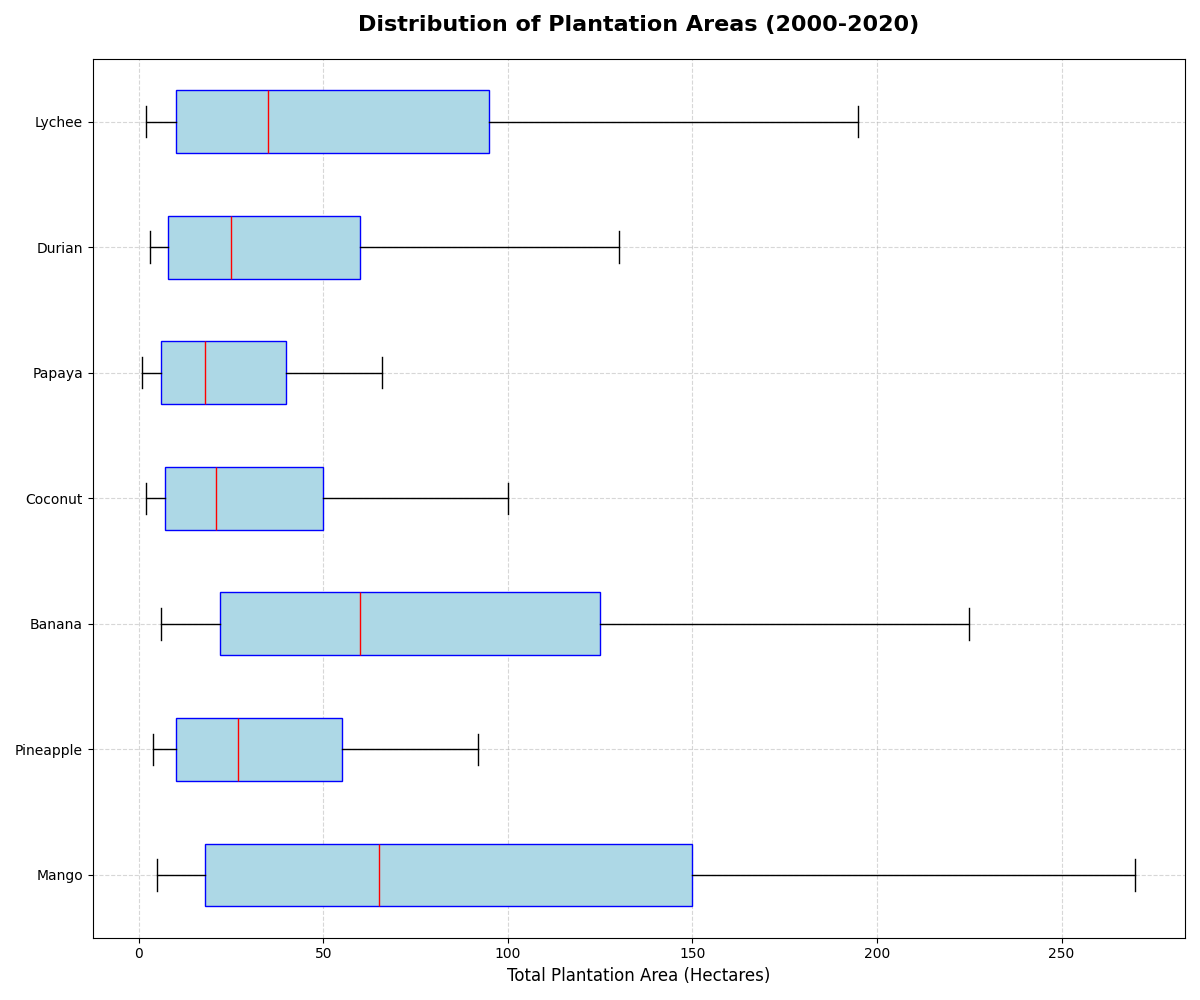

Source code (Python):
import numpy as np
import matplotlib.pyplot as plt

mango = np.array([5, 7, 8, 10, 14, 18, 22, 30, 40, 52, 65, 80, 98, 115, 135, 150, 170, 195, 220, 245, 270])
pineapple = np.array([4, 5, 6, 7, 9, 10, 12, 15, 18, 22, 27, 32, 40, 45, 50, 55, 62, 70, 78, 85, 92])
banana = np.array([6, 8, 10, 14, 18, 22, 28, 35, 42, 50, 60, 70, 85, 95, 110, 125, 140, 160, 182, 200, 225])
coconut = np.array([2, 3, 4, 5, 6, 7, 9, 11, 14, 17, 21, 25, 30, 35, 42, 50, 58, 68, 78, 88, 100])
papaya = np.array([1, 2, 3, 4, 5, 6, 8, 10, 12, 15, 18, 22, 25, 30, 35, 40, 45, 50, 55, 60, 66])
durian = np.array([3, 4, 5, 6, 7, 8, 10, 13, 16, 20, 25, 30, 35, 42, 50, 60, 72, 85, 100, 115, 130])
lychee = np.array([2, 3, 4, 6, 8, 10, 13, 17, 22, 28, 35, 45, 55, 67, 80, 95, 110, 130, 150, 172, 195])

plantation_data = [mango, pineapple, banana, coconut, papaya, durian, lychee]

fig, ax = plt.subplots(figsize=(12, 10))

fruit_labels = ['Mango', 'Pineapple', 'Banana', 'Coconut', 'Papaya', 'Durian', 'Lychee']

# Apply a new set of colors
colors = ['lightcoral', 'lightgreen', 'lightyellow', 'lightpink', 'lightsalmon', 'lightsteelblue', 'lightskyblue']

# Adjust the boxplot with new colors
ax.boxplot(
    plantation_data, 
    vert=False, 
    patch_artist=True, 
    labels=fruit_labels,
    boxprops=dict(facecolor='lightblue', color='blue'),
    whiskerprops=dict(color='black'),
    capprops=dict(color='black'),
    medianprops=dict(color='red'),
)

ax.set_title('Distribution of Plantation Areas (2000-2020)', fontsize=16, fontweight='bold', pad=20)
ax.set_xlabel('Total Plantation Area (Hectares)', fontsize=12)
ax.grid(linestyle='--', alpha=0.5)

plt.tight_layout()
plt.show()
